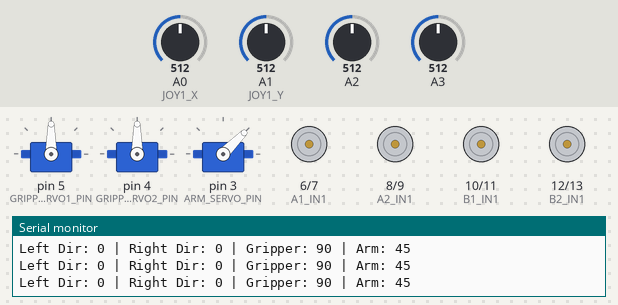
The sketch below on a simulated Arduino Uno, built with avr-gcc and run on an emulated ATmega328P. On the bench: 3 × servo, motor-driver pin pairs drawn as motors (green arrow = first pin HIGH = forward, orange = second pin HIGH = backward, longer = more drive), the last lines printed to the serial monitor. The test bench sets the inputs (shaded band); at power-on: A0 (JOY1_X) = 512, A1 (JOY1_Y) = 512, A2 = 512, A3 = 512.

Above: at 1.2 s.
1.3 s: A0 (JOY1_X) set to 596
4.3 s: A0 (JOY1_X) set to 627
At 4.9 s:
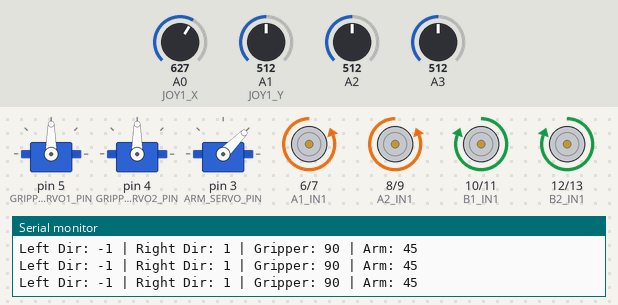
5.8 s: A1 (JOY1_Y) set to 539
At 6.8 s:
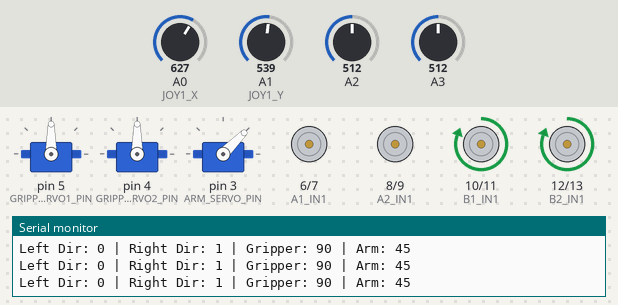
7.3 s: A2 set to 556
At 8.5 s:
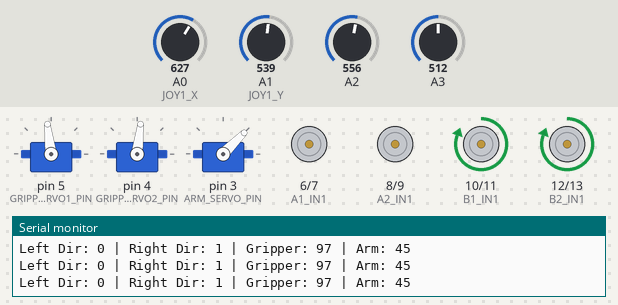
8.8 s: A2 set to 576
At 10.0 s:
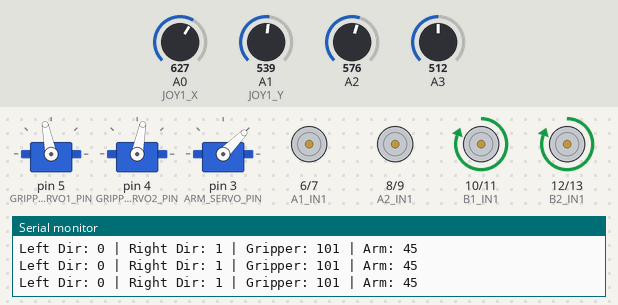
10.3 s: A3 set to 716
At 10.9 s:
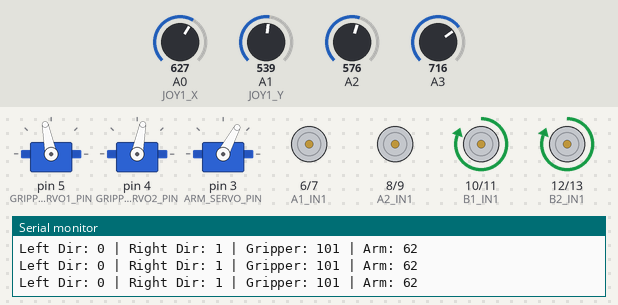
Timing chart, 0 to 12.8 s (numbered marks = the images above; inputs shaded):
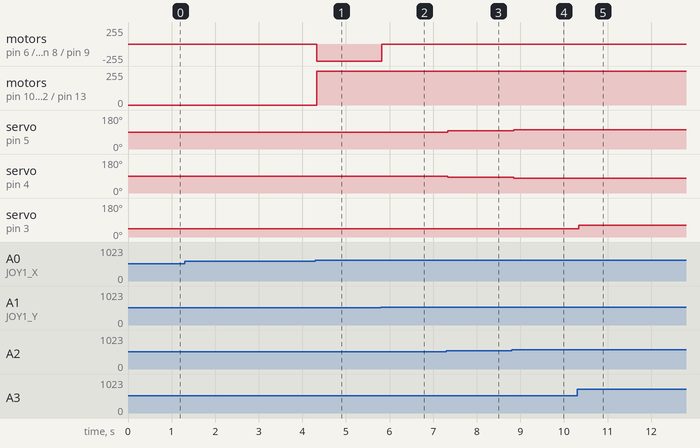

The sketch:

code.ino
```cpp
#include <Servo.h>

// === Joystick Pins ===
#define JOY1_X A0
#define JOY1_Y A1
#define JOY2_X A2
#define JOY2_Y A3

// === L298N Motor Driver Pins ===
// Left Driver (Motors A1, A2)
#define A1_IN1 6
#define A1_IN2 7
#define A2_IN1 8
#define A2_IN2 9

// Right Driver (Motors B1, B2)
#define B1_IN1 10
#define B1_IN2 11
#define B2_IN1 12
#define B2_IN2 13

// === Servo Pins ===
#define GRIPPER_SERVO1_PIN 5
#define GRIPPER_SERVO2_PIN 4
#define ARM_SERVO_PIN 3

Servo gripperServo1;
Servo gripperServo2;
Servo armServo;

void setup() {
  Serial.begin(9600);

  // Motor pin setup
  pinMode(A1_IN1, OUTPUT); pinMode(A1_IN2, OUTPUT);
  pinMode(A2_IN1, OUTPUT); pinMode(A2_IN2, OUTPUT);
  pinMode(B1_IN1, OUTPUT); pinMode(B1_IN2, OUTPUT);
  pinMode(B2_IN1, OUTPUT); pinMode(B2_IN2, OUTPUT);

  // Attach servos
  gripperServo1.attach(GRIPPER_SERVO1_PIN);
  gripperServo2.attach(GRIPPER_SERVO2_PIN);
  armServo.attach(ARM_SERVO_PIN);
}

void loop() {
  int leftDir, rightDir;

  // --- Read joystick 1 for drive ---
  mapJoystickToMotors(leftDir, rightDir);

  // --- Read joystick 2 for servos ---
  int gripperPos = mapJoystickToServo(JOY2_X);    // 0–180°
  int armPos = mapJoystickToArmServo(JOY2_Y);     // 0–90°

  // --- Control 4 DC motors (no EN pins) ---
  controlMotorPair(A1_IN1, A1_IN2, A2_IN1, A2_IN2, leftDir);
  controlMotorPair(B1_IN1, B1_IN2, B2_IN1, B2_IN2, rightDir);

  // --- Control servos ---
  gripperServo1.write(gripperPos);
  gripperServo2.write(180 - gripperPos); // mirror motion
  armServo.write(armPos);

  // --- Debug info ---
  printStatus(leftDir, rightDir, gripperPos, armPos);

  delay(20);
}

// === Map joystick to motor direction ===
// joyY controls forward/back; joyX controls turn
void mapJoystickToMotors(int &leftDir, int &rightDir) {
  int joyX = analogRead(JOY1_X) - 512;
  int joyY = analogRead(JOY1_Y) - 512;

  int leftVal  = joyY - joyX;
  int rightVal = joyY + joyX;

  // Determine direction: -1 reverse, 0 stop, 1 forward
  leftDir  = (abs(leftVal) < 100) ? 0 : (leftVal > 0 ? 1 : -1);
  rightDir = (abs(rightVal) < 100) ? 0 : (rightVal > 0 ? 1 : -1);
}

// === Map joystick to full servo (0–180°) ===
int mapJoystickToServo(int pin) {
  int raw = analogRead(pin);
  return map(raw, 0, 1023, 0, 180);
}

// === Map joystick to arm servo (0–90°) ===
int mapJoystickToArmServo(int pin) {
  int raw = analogRead(pin);
  return map(raw, 0, 1023, 0, 90);
}

// === Control a pair of motors (same side) ===
void controlMotorPair(int in1a, int in2a, int in1b, int in2b, int dir) {
  if (dir > 0) { // forward
    digitalWrite(in1a, HIGH); digitalWrite(in2a, LOW);
    digitalWrite(in1b, HIGH); digitalWrite(in2b, LOW);
  } else if (dir < 0) { // reverse
    digitalWrite(in1a, LOW); digitalWrite(in2a, HIGH);
    digitalWrite(in1b, LOW); digitalWrite(in2b, HIGH);
  } else { // stop
    digitalWrite(in1a, LOW); digitalWrite(in2a, LOW);
    digitalWrite(in1b, LOW); digitalWrite(in2b, LOW);
  }
}

// === Debug ===
void printStatus(int left, int right, int grip, int arm) {
  Serial.print("Left Dir: "); Serial.print(left);
  Serial.print(" | Right Dir: "); Serial.print(right);
  Serial.print(" | Gripper: "); Serial.print(grip);
  Serial.print(" | Arm: "); Serial.println(arm);
}
```

Measured:
- the behaviour switches between 611 and 612 on A0 (JOY1_X) (found by bisection; images 0 and 1)
- the behaviour switches between 527 and 528 on A1 (JOY1_Y) (found by bisection; images 1 and 2)
- after the input at 4.3 s, motor on pin 6 (A1_IN1) / pin 7 (A1_IN2), motor on pin 8 (A2_IN1) / pin 9 (A2_IN2): stopped → backward 255/255 at once; motor on pin 10 (B1_IN1) / pin 11 (B1_IN2), motor on pin 12 (B2_IN1) / pin 13 (B2_IN2): stopped → forward 255/255 at once
- after the input at 5.8 s, motor on pin 6 (A1_IN1) / pin 7 (A1_IN2), motor on pin 8 (A2_IN1) / pin 9 (A2_IN2): backward 255/255 → stopped at once
- after the input at 7.3 s, servo on pin 5 (GRIPPER_SERVO1_PIN): 90° → 97° at once; servo on pin 4 (GRIPPER_SERVO2_PIN): 90° → 83° at once
- after the input at 8.8 s, servo on pin 5 (GRIPPER_SERVO1_PIN): 97° → 101° after 0.05 s; servo on pin 4 (GRIPPER_SERVO2_PIN): 83° → 79° after 0.05 s
- after the input at 10.3 s, servo on pin 3 (ARM_SERVO_PIN): 45° → 62° at once
